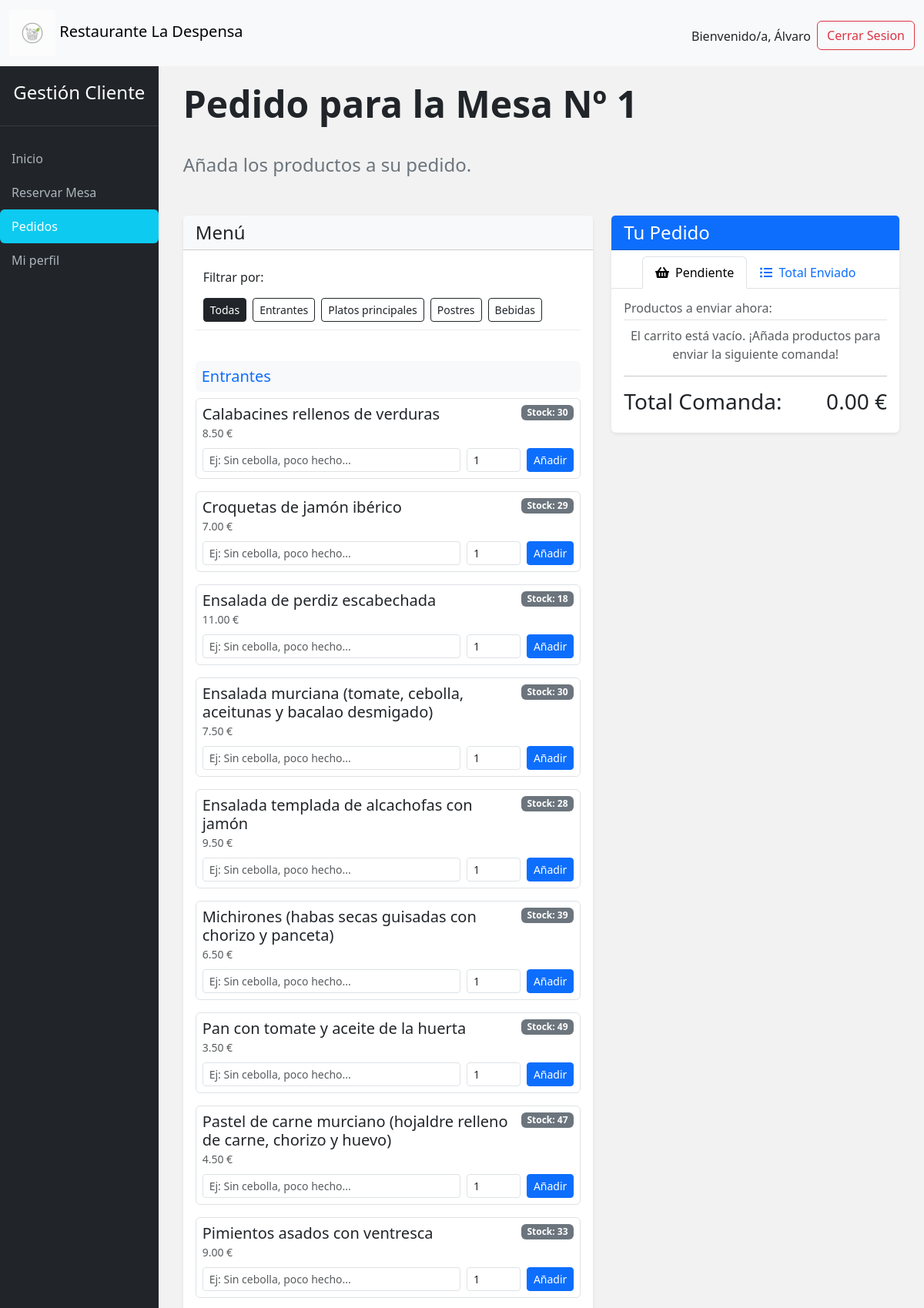
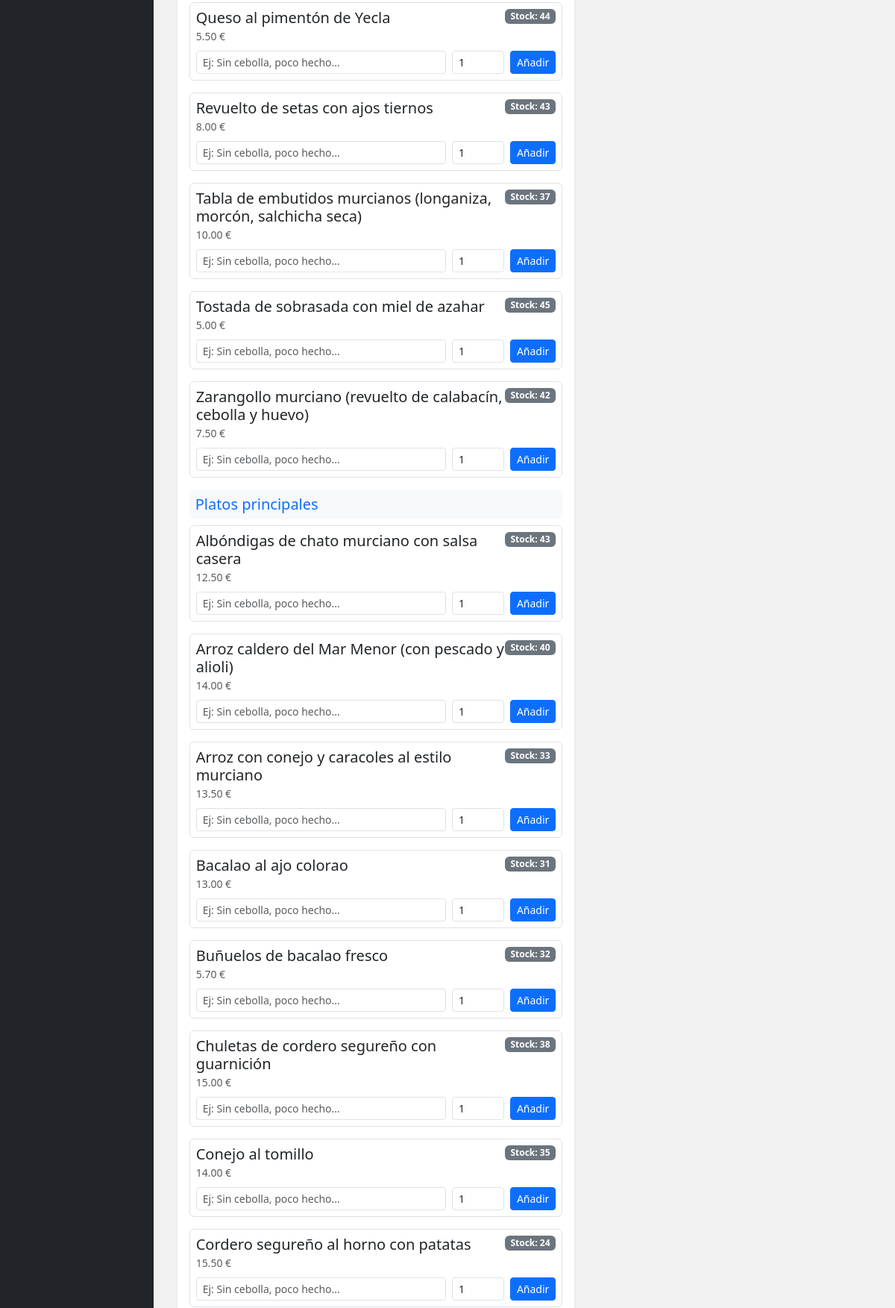
/clientes/pedidos.php?idped=1 (signed in, upper part), run on the app's committed database (2 pictures, top to bottom).
### tables this page shows
CREATE TABLE `pedido` (
  `idped` int(11) NOT NULL,
  `estado` tinyint(1) NOT NULL,
  `usuario` varchar(9) NOT NULL,
  `nmesa` int(11) NOT NULL
);

CREATE TABLE `categoria` (
  `idcat` int(11) NOT NULL,
  `nombre` varchar(255) NOT NULL,
  `estado` tinyint(1) NOT NULL COMMENT '0=disponible 1=bloqueado'
);

CREATE TABLE `producto` (
  `idprod` int(11) NOT NULL,
  `nombre` varchar(255) NOT NULL,
  `precio` decimal(6,2) NOT NULL,
  `stock` int(11) NOT NULL,
  `estado` tinyint(1) NOT NULL,
  `categoria` int(11) NOT NULL,
  `estado_cat` tinyint(1) NOT NULL COMMENT '0=disponible 1=bloqueado'
);

### clientes/pedidos.php (the view, shortened to what this page needs)
<?php
include("../conexion.php");
$idped = (int)$_GET['idped'];
$sql_mesa = "SELECT nmesa FROM pedido WHERE idped = $idped";
$res_mesa = mysqli_query($conn, $sql_mesa);
$fila_mesa = mysqli_fetch_assoc($res_mesa);
$nmesa_pedido = $fila_mesa['nmesa'];
$carrito = 'carrito_' . $idped;
$vista_actual = isset($_GET['vista']) ? $_GET['vista'] : 'pendiente';
$sql_categorias = "SELECT idcat, nombre FROM categoria ORDER BY idcat";
$res_categorias = mysqli_query($conn, $sql_categorias);
$filtro_idcat = isset($_GET['idcat']) ? (int)$_GET['idcat'] : 0;
$consultaproductos = "SELECT
                        p.idprod,
                        p.nombre,
                        p.precio,
                        p.stock,
                        c.nombre AS categoria_nombre,
                        c.idcat AS categoria_id
                      FROM producto p
                      JOIN categoria c ON p.categoria = c.idcat
                      WHERE p.estado = 0";
$consultaproductos .= " ORDER BY c.idcat, p.nombre";
?>
<!doctype html>
<html lang="es">
<head>
    <?php include("../head.php"); ?>
</head>
<body>
    <?php include("../nav.php"); ?>
    <div class="wrapper">
        <?php include("navbar.php"); ?>
        <div id="content">
            <div class="container-fluid">
                <h1 class="page-heading">Pedido para la Mesa Nº <?php echo $nmesa_pedido; ?></h1>
                <p class="subheading">Añada los productos a su pedido.</p>
                <div class="row g-4">
                    <div class="col-lg-7">
                        <div class="card shadow-sm">
                            <div class="card-header bg-light">
                                <h4 class="mb-0">Menú</h4>
                            </div>
                            <div class="card-body">
                                <div class="category-button-container mb-4 d-flex flex-wrap gap-2">
                                    <h6 class="w-100 mb-2">Filtrar por:</h6>
                                    <a href="pedidos.php?idped=<?php echo $idped; ?>&idcat=0&vista=<?php echo $vista_actual; ?>"
                                        class="btn btn-sm <?php echo ($filtro_idcat == 0 ? 'btn-dark' : 'btn-outline-dark'); ?>">
                                        Todas
                                    </a>
                                    <?php
                                    mysqli_data_seek($res_categorias, 0);
                                    while ($cat = mysqli_fetch_assoc($res_categorias)) {
                                        $categoria_id = (int)$cat['idcat'];
                                        $categoria_nombre = $cat['nombre'];
                                        $is_active = ($filtro_idcat === $categoria_id) ? 'btn-dark' : 'btn-outline-dark';
                                        echo '<a href="pedidos.php?idped=' . $idped . '&idcat=' . $categoria_id . '&vista=' . $vista_actual . '" class="btn btn-sm ' . $is_active . '">';
                                        echo $categoria_nombre;
                                        echo '</a>';
                                    }
                                    ?>
                                </div>
                                <div style="max-height: 60vh; overflow-y: auto;">
                                    <?php
                                    $resultado_productos = mysqli_query($conn, $consultaproductos);
                                    $current_category = '';
                                    while ($prod = mysqli_fetch_assoc($resultado_productos)) {
                                        if ($prod['categoria_nombre'] !== $current_category) {
                                            $current_category = $prod['categoria_nombre'];
                                            echo '<h5 class="mt-3 mb-2 p-2 bg-light rounded text-primary">' . $current_category . '</h5>';
                                        }
                                    ?>
                                        <div class="mb-3 p-2 border rounded">
                                            <div class="d-flex justify-content-between">
                                                <div>
                                                    <h5 class="mb-0"><?php echo $prod['nombre']; ?></h5>
                                                    <small class="text-muted"><?php echo number_format($prod['precio'], 2); ?> €</small>
                                                </div>
                                                <span class="badge bg-secondary align-self-start">Stock: <?php echo $prod['stock']; ?></span>
                                            </div>
                                            <?php if ($prod['stock'] > 0): ?>
                                                <form action="" method="POST" class="d-flex flex-wrap gap-2 mt-2">
                                                    <div class="flex-grow-1" style="min-width: 150px;">
                                                        <input type="text" name="comentario_prod" class="form-control form-control-sm" placeholder="Ej: Sin cebolla, poco hecho..." maxlength="250">
                                                    </div>
                                                    <div class="d-flex gap-2">
                                                        <input type="number" name="cantidad" value="1" min="1" max="<?php echo $prod['stock']; ?>" class="form-control form-control-sm" style="width: 70px;">
                                                        <button type="submit" class="btn btn-primary btn-sm">Añadir</button>
                                                    </div>
                                                </form>
                                            <?php endif; ?>
                                        </div>
                                    <?php }
                                    ?>
                                </div>
                            </div>
                        </div>
                    </div>
                    <div class="col-lg-5">
                        <div class="card shadow-sm" style="position: sticky; top: 20px;">
                            <div class="card-header bg-primary text-white">
                                <h4 class="mb-0">Tu Pedido</h4>
                            </div>
                            <div class="card-body p-0">
                                <ul class="nav nav-tabs justify-content-center pt-2" id="orderTab" role="tablist">
                                    <li class="nav-item" role="presentation">
                                        <a class="nav-link <?php echo ($vista_actual === 'pendiente' ? 'active' : ''); ?>"
                                            href="pedidos.php?idped=<?php echo $idped; ?>&vista=pendiente"
                                            title="Productos en el carrito de sesión, pendientes de enviar a cocina">
                                            <i class="fas fa-shopping-basket me-1"></i> Pendiente
                                        </a>
                                    </li>
                                    <li class="nav-item" role="presentation">
                                        <a class="nav-link <?php echo ($vista_actual === 'total' ? 'active' : ''); ?>"
                                            href="pedidos.php?idped=<?php echo $idped; ?>&vista=total"
                                            title="Productos ya enviados y registrados en la base de datos">
                                            <i class="fas fa-list-ul me-1"></i> Total Enviado
                                        </a>
                                    </li>
                                </ul>
                                <div class="p-3">
                                    <?php if ($vista_actual === 'pendiente'): ?>
                                        <h6 class="text-muted border-bottom pb-1 mb-2">Productos a enviar ahora:</h6>
                                        <?php
                                        $total_comanda_pendiente = 0;
                                        $carrito_vacio = empty($_SESSION[$carrito]);
                                        if ($carrito_vacio) {
                                            echo "<p class='text-center text-muted'>El carrito está vacío. ¡Añada productos para enviar la siguiente comanda!</p>";
                                        }
                                        ?>
                                        <hr>
                                        <h3 class="d-flex justify-content-between">
                                            <span>Total Comanda:</span>
                                            <span><?php echo number_format($total_comanda_pendiente, 2); ?> €</span>
                                        </h3>
                                    <?php endif; ?>
                                </div>
                            </div>
                        </div>
                    </div>
                </div>
            </div>
        </div>
    </div>
</body>
</html>

### styles.css (style rules this page uses)
body { display: flex; min-height: 100vh; flex-direction: column; background-color: #f8f9fa; background: linear-gradient(rgba(0, 0, 0, 0.05), rgba(0, 0, 0, 0.05)); margin: 0; }
.wrapper { display: flex; flex: 1; }
#content { width: 100%; padding: 20px; min-height: 100vh; transition: all 0.3s; }
.page-heading { font-size: 3rem; font-weight: 700; margin-bottom: 2rem; color: #212529; }
.subheading { font-size: 1.5rem; font-weight: 300; margin-bottom: 3rem; color: #6c757d; }
.card { border: none; box-shadow: 0 0.5rem 1rem rgba(0, 0, 0, 0.05); margin-bottom: 1.5rem; }

### clientes/pedidos.php (style rules this page uses)
.category-button-container { padding: 10px; border-bottom: 1px solid #eee; }
.nav-tabs .nav-link { cursor: pointer; }

### data on the page
pedido: nmesa "1"
categoria: nombre "Entrantes"
categoria: nombre "Platos principales"
categoria: nombre "Postres"
categoria: nombre "Bebidas"
producto: categoria.nombre "Entrantes", nombre "Calabacines rellenos de verduras", precio "8.50", stock "30"
producto: nombre "Croquetas de jamón ibérico", precio "7.00", stock "29"
producto: nombre "Ensalada de perdiz escabechada", precio "11.00", stock "18"
producto: nombre "Ensalada murciana (tomate, cebolla, aceitunas y bacalao desmigado)", precio "7.50", stock "30"
producto: nombre "Ensalada templada de alcachofas con jamón", precio "9.50", stock "28"
producto: nombre "Michirones (habas secas guisadas con chorizo y panceta)", precio "6.50", stock "39"
producto: nombre "Pan con tomate y aceite de la huerta", precio "3.50", stock "49"
producto: nombre "Pastel de carne murciano (hojaldre relleno de carne, chorizo y huevo)", precio "4.50", stock "47"
producto: nombre "Pimientos asados con ventresca", precio "9.00", stock "33"
producto: nombre "Queso al pimentón de Yecla", precio "5.50", stock "44"
producto: nombre "Revuelto de setas con ajos tiernos", precio "8.00", stock "43"
producto: nombre "Tabla de embutidos murcianos (longaniza, morcón, salchicha seca)", precio "10.00", stock "37"
producto: nombre "Tostada de sobrasada con miel de azahar", precio "5.00", stock "45"
producto: nombre "Zarangollo murciano (revuelto de calabacín, cebolla y huevo)", precio "7.50", stock "42"
producto: categoria.nombre "Platos principales", nombre "Albóndigas de chato murciano con salsa casera", precio "12.50", stock "43"
producto: nombre "Arroz caldero del Mar Menor (con pescado y alioli)", precio "14.00", stock "40"
producto: nombre "Arroz con conejo y caracoles al estilo murciano", precio "13.50", stock "33"
producto: nombre "Bacalao al ajo colorao", precio "13.00", stock "31"
producto: nombre "Buñuelos de bacalao fresco", precio "5.70", stock "32"
producto: nombre "Chuletas de cordero segureño con guarnición", precio "15.00", stock "38"
producto: nombre "Conejo al tomillo", precio "14.00", stock "35"
producto: nombre "Cordero segureño al horno con patatas", precio "15.50", stock "24"

### other printed values
$_SESSION['nombre'] "Álvaro"
$total_comanda_pendiente "0.00"
